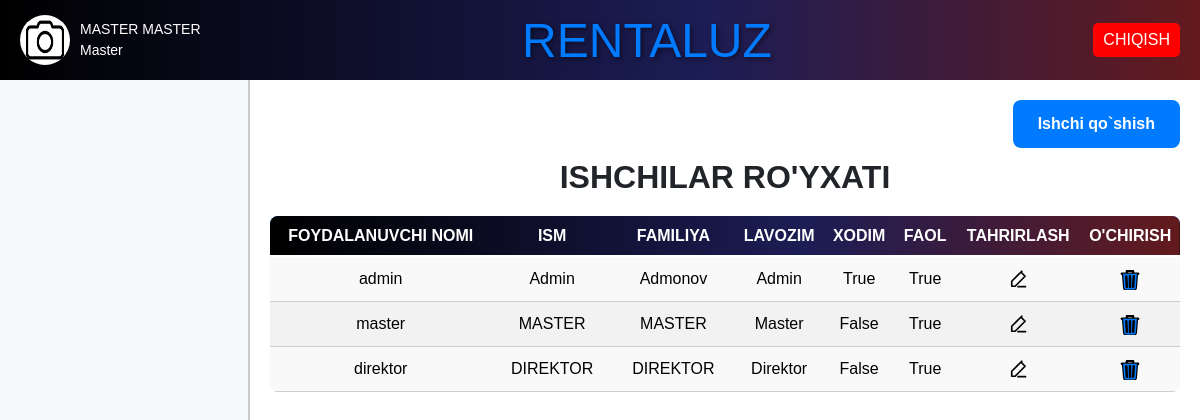
Before: /ishchilar/ (signed in) with the older database file.
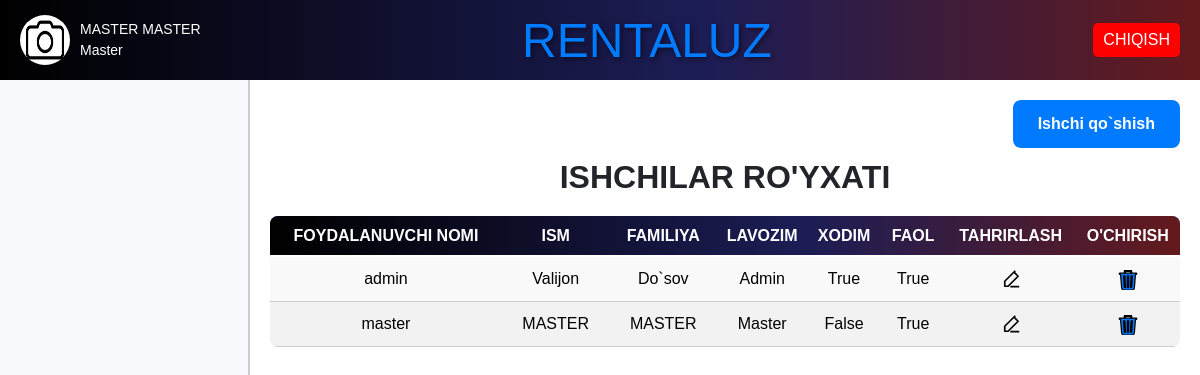
After: the same page with the newer database file.
### rental/models.py (models this page shows, shortened)
class CustomUser(AbstractUser):
    rasm=models.ImageField(default='static/img/default.jpg')
    ism = models.CharField(max_length=255)
    familiya = models.CharField(max_length=255)
    lavozimi = models.CharField(max_length=255)
    username = models.CharField(max_length=255, unique=True)
    password = models.CharField(max_length=255)
    is_staff = models.BooleanField(default=False)
    is_active = models.BooleanField(default=True)

### rental/views.py (the view)
# urls.py: path('ishchilar/', IshchiView.as_view(), name='ishchilar'),
class IshchiView(LoginRequiredMixin, View):
    def get(self, request):
        ishchi = CustomUser.objects.all()
        return render(request, 'ishchi.html', {'ishchi': ishchi})

### templates/ishchi.html (shortened to what this page needs)
{% extends 'home.html' %}
{% block content %}
<html lang="ru">
<head>
</head>
<body>
    {% if request.path == '/ishchilar/' %}
    <div class="add">
        <a href="{% url 'ishchi_qoshish' %}">Ishchi qo`shish</a>
    </div>
    {%endif%}
    <h2>Ishchilar ro'yxati</h2>
    <table>
        <thead>
            <tr>
                <th>Foydalanuvchi nomi</th>
                <th>Ism</th>
                <th>Familiya</th>
                <th>Lavozim</th>
                <th>Xodim</th>
                <th>Faol</th>
                <th>Tahrirlash</th>
                <th>O'chirish</th>
            </tr>
        </thead>
        <tbody>
            {% for user in ishchi %}
            <tr>
                <td>{{ user.username }}</td>
                <td>{{ user.ism }}</td>
                <td>{{ user.familiya }}</td>
                <td>{{ user.lavozimi }}</td>
                <td>{{ user.is_staff }}</td>
                <td>{{ user.is_active }}</td>
                <td class="action-links">
                    <a href="{% url 'ishchi_edit' user.id %}">
                    </a>
                </td>
                <td>
                    <a href="{% url 'ishchi_delete' user.id %}">
                    </a>
                </td>
            </tr>
            {% endfor %}
        </tbody>
    </table>
</body>
</html>
{% endblock %}

### templates/home.html (shortened to what this page needs)
<!DOCTYPE html>
<html lang="en">
{% load static %}
<head>
    <link rel="stylesheet" href="https://stackpath.bootstrapcdn.com/bootstrap/4.5.2/css/bootstrap.min.css">
    <link rel="stylesheet" href="https://cdnjs.cloudflare.com/ajax/libs/font-awesome/5.15.4/css/all.min.css">
    <link rel="stylesheet" href="{% static 'css/styles.css' %}">
    <link rel="stylesheet" href="https://code.jquery.com/ui/1.12.1/themes/base/jquery-ui.css">
</head>
<body>
    <div class="header">
        <div class="profile-info" onclick="openModal()">
            <img src="{{ request.user.rasm.url }}" alt="Profile Picture" class="profile-pic">
            <div class="profile-details">
                <span>{{ request.user.ism }} {{ request.user.familiya }}</span><br>
                <span>{{ request.user.lavozimi }}</span>
            </div>
        </div>
        <div class="logo">
            <div class="text"><a href="{% url 'home' %}" style="text-decoration: none;">RENTALUZ</a></div>
        </div>
        <div>
            <button class="logout" onclick="window.location.href='{% url 'logout' %}'">CHIQISH</button>
        </div>
    </div>
    <div class="layout">
        <nav class="menu" id="sidebar">
        </nav>
        <main class="main-content">
            {% block content %}{% endblock %}
        </main>
    </div>
    <link rel="stylesheet" href="https://code.jquery.com/ui/1.12.1/themes/base/jquery-ui.css">
</body>
</html>

Changed rows visible on the page:
removed CustomUser: username "direktor", ism "DIREKTOR", familiya "DIREKTOR", lavozimi "Direktor", is_staff "False", is_active "True"
changed CustomUser "admin": ism "Admin" → "Valijon"; familiya "Admonov" → "Do`sov"
